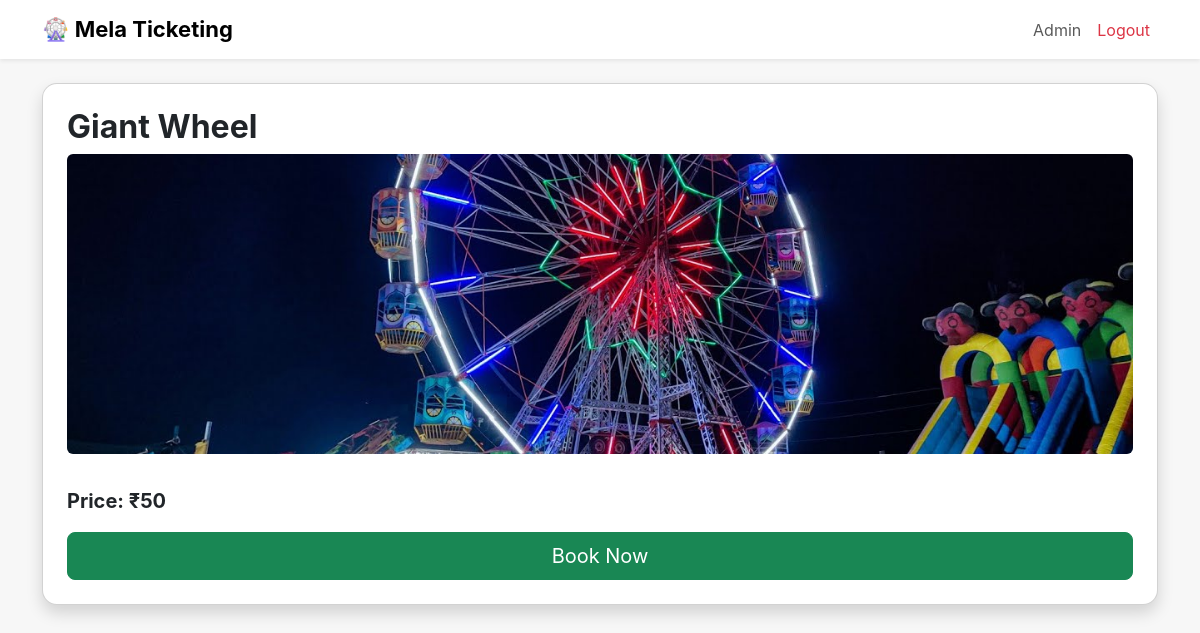
Screenshot of /ride/3 with the database file from the repository.
### app.py (models this page shows)
class Ride(db.Model):
    id = db.Column(db.Integer, primary_key=True)
    name = db.Column(db.String(150), nullable=False)
    price = db.Column(db.Integer, nullable=False)
    description = db.Column(db.Text)
    image = db.Column(db.String(300))
    capacity = db.Column(db.Integer, default=100)

### app.py (the view)
@app.route('/ride/<int:ride_id>')
def ride_detail(ride_id):
    ride = Ride.query.get_or_404(ride_id)
    return render_template('ride_detail.html', ride=ride)

### templates/ride_detail.html (shortened to what this page needs)
{% extends 'base.html' %}
{% block content %}
{% if ride %}
<div class="card shadow p-4">
  <h2 class="fw-bold">{{ ride.name }}</h2>
  {% if ride.image %}
  <img src="{{ ride.image }}" class="img-fluid rounded mb-3" style="max-height:300px; object-fit:cover;">
  {% endif %}
  <p class="fw-bold fs-5">Price: ₹{{ ride.price }}</p>
  <a href="{{ url_for('book_ride', ride_id=ride.id) }}" class="btn btn-success btn-lg">
    Book Now
  </a>
</div>
{% else %}
<p class="text-danger fw-bold">Ride not found.</p>
{% endif %}
{% endblock %}

### static/css/site.css (style rules this page uses)
body { background-color: #f7f7f7; font-family: "Inter", Arial, sans-serif; }
.card { border-radius: 15px; }
.btn { border-radius: 8px; }

### rows the page displays
Ride: name "Giant Wheel", image (picture), price "50"
